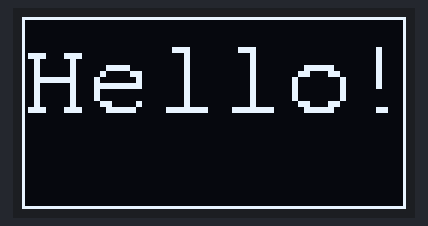
Bench run of a sketch on a simulated Arduino Uno, built with avr-gcc and run on an emulated ATmega328P. Parts: 128×64 one-colour display.

Above: at 0.2 s.

The sketch:

oled_i2c_display.ino
```cpp
/*
OLED 128x64 I2C with SSD1306 driver

#libraries:
Adafruit GFX (Graphics)
Adafruit SSD1306 (includes <Wire.h> for I2C)

Pins:
 * GND = GND
 * VCC = 5V
 * SCK/SCL = A5
 * SDA = A4

I2C Address: 0x3C
*/
#include <Adafruit_GFX.h>  // Include core graphics library for the display
#include <Adafruit_SSD1306.h>  // Include Adafruit_SSD1306 library to drive the display
#include <Fonts/FreeMonoBold12pt7b.h>  // Add a custom font
#include <Fonts/FreeMono9pt7b.h>  // Add a custom font
//uint8_t sensor;

#define SCREEN_WIDTH 128 // OLED display width, in pixels
#define SCREEN_HEIGHT 64 // OLED display height, in pixels
#define OLED_RESET     -1 // Reset pin # (or -1 if sharing Arduino reset pin)
Adafruit_SSD1306 display(SCREEN_WIDTH, SCREEN_HEIGHT, &Wire, OLED_RESET);  // Create display

void setup()
{
  delay(100);  // display initialization
  display.begin(SSD1306_SWITCHCAPVCC, 0x3C); //I2C adress

  display.clearDisplay(); //clear buffer
  display.setTextColor(WHITE); //textcolor
  display.setTextWrap(false); //disable line change
  display.dim(0);  //brightness max=0 / dim=1
  display.setRotation(0); //rotate display (roation=0,1,2,3)
}

void loop(){
  display.clearDisplay();
  display.setFont(&FreeMono9pt7b);  // Set a custom font
  display.setTextSize(2);
  display.setCursor(0, 30);
  display.println("Hello!");
//  sensor = analogRead(A3);
//  display.println(String(sensor));
//  display.drawLine(0,0,127,63, 1);
//  display.drawPixel(0, 0, 1);
//  display.drawPixel(127, 63, 1);
  display.drawRect(0,0,128,64,1);


  display.display();  // Print everything we set previously

  delay(2000);
}
```
